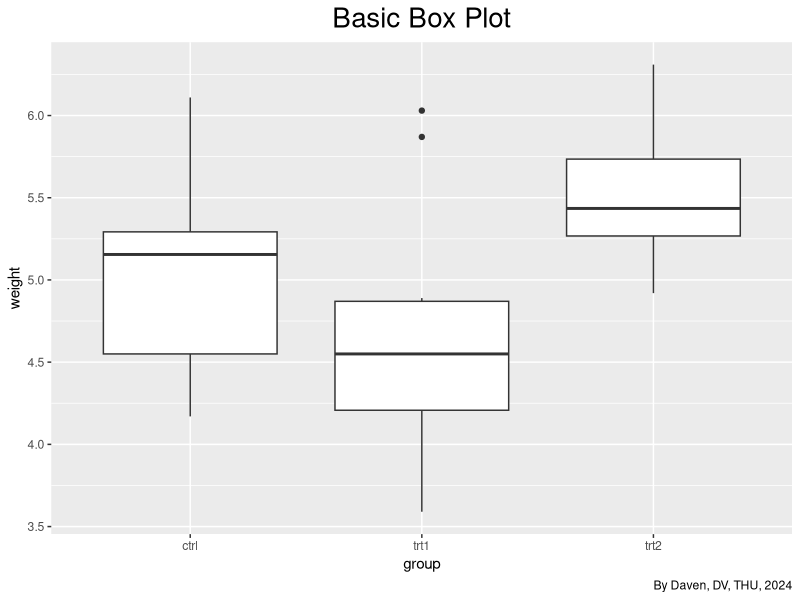
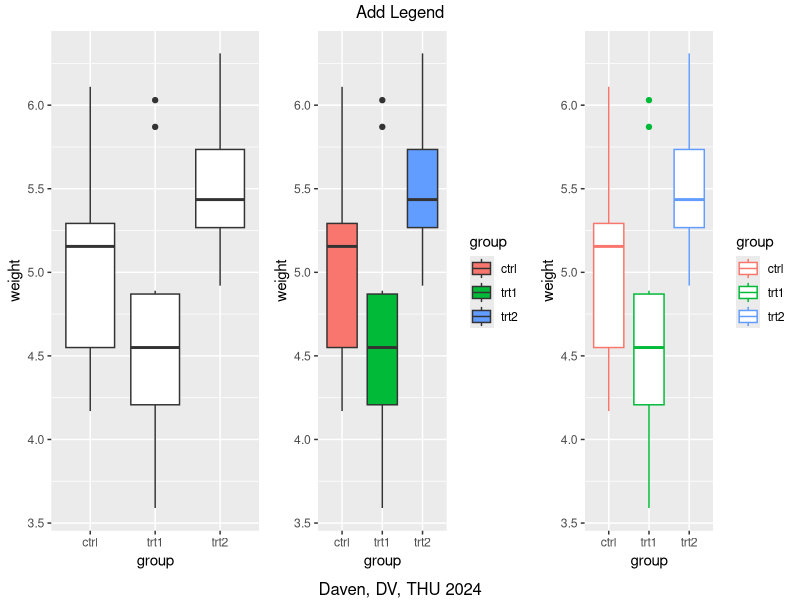

Generate these figures, in order, with R:
## ---- chunk 1
library(ggplot2)

ggplot(PlantGrowth, aes (x = group, y = weight)) +
  geom_boxplot() +
  labs(title = 'Basic Box Plot',
       caption = 'By Daven, DV, THU, 2024') +
  theme(plot.title = element_text(hjust = 0.5, size = 20))
## ---- chunk 2
#| warning: false
library(ggplot2)
library(gridExtra)

p1 <- ggplot(PlantGrowth, aes(x = group, y = weight)) + 
  geom_boxplot()

p2 <- ggplot(PlantGrowth, aes(x = group, y = weight, fill = group)) + 
  geom_boxplot()

p3 <- ggplot(PlantGrowth, aes(x = group, y = weight, color = group)) + 
  geom_boxplot()

grid.arrange(p1, p2, p3, ncol = 3, top = 'Add Legend', 
             bottom = 'Daven, DV, THU 2024')
